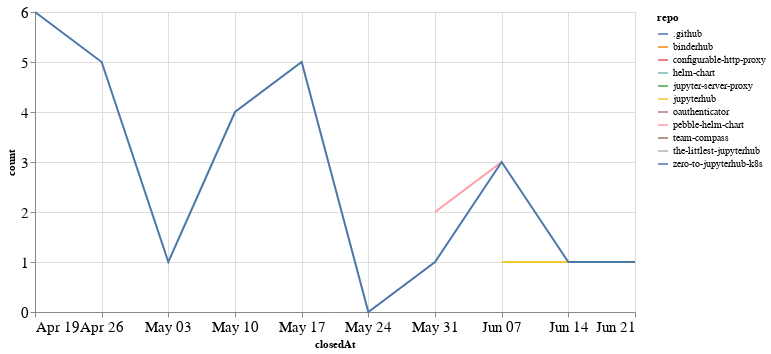

Notebook code for this chart:
### Code cell
closed_by_time = closed_by.groupby('repo').resample('W', on='closedAt').count()['author'].reset_index()
closed_by_time = closed_by_time.rename(columns={'author': 'count'})

alt.Chart(closed_by_time, width=600).mark_line().encode(
    x='closedAt',
    y='count',
    color='repo',
    tooltip="repo"
)

### Figure 1 — Vega-Lite specification as saved in the notebook (floating-point values rounded to 4 significant figures)
{"config": {"axisLeft": {"labelFontSize": 15}, "axisBottom": {"labelFontSize": 15}}, "data": {"name": "data-57fd5774e2483fe46dc089f038fae40a"}, "mark": "line", "encoding": {"color": {"type": "nominal", "field": "repo"}, "tooltip": {"type": "nominal", "field": "repo"}, "x": {"type": "temporal", "field": "closedAt"}, "y": {"type": "quantitative", "field": "count"}}, "width": 600, "$schema": "https://vega.github.io/schema/vega-lite/v4.8.1.json", "datasets": {"data-57fd5774e2483fe46dc089f038fae40a": [{"repo": ".github", "closedAt": "2020-05-03T00:00:00", "count": 1}, {"repo": "binderhub", "closedAt": "2020-05-24T00:00:00", "count": 1}, {"repo": "configurable-http-proxy", "closedAt": "2020-05-31T00:00:00", "count": 6}, {"repo": "helm-chart", "closedAt": "2020-05-10T00:00:00", "count": 2}, {"repo": "jupyter-server-proxy", "closedAt": "2020-05-24T00:00:00", "count": 1}, {"repo": "jupyterhub", "closedAt": "2020-06-07T00:00:00", "count": 1}, {"repo": "jupyterhub", "closedAt": "2020-06-14T00:00:00", "count": 1}, {"repo": "oauthenticator", "closedAt": "2020-05-17T00:00:00", "count": 1}, {"repo": "pebble-helm-chart", "closedAt": "2020-05-31T00:00:00", "count": 2}, {"repo": "pebble-helm-chart", "closedAt": "2020-06-07T00:00:00", "count": 3}, {"repo": "team-compass", "closedAt": "2020-04-26T00:00:00", "count": 1}, {"repo": "the-littlest-jupyterhub", "closedAt": "2020-05-10T00:00:00", "count": 1}, {"repo": "zero-to-jupyterhub-k8s", "closedAt": "2020-04-19T00:00:00", "count": 6}, {"repo": "zero-to-jupyterhub-k8s", "closedAt": "2020-04-26T00:00:00", "count": 5}, {"repo": "zero-to-jupyterhub-k8s", "closedAt": "2020-05-03T00:00:00", "count": 1}, {"repo": "zero-to-jupyterhub-k8s", "closedAt": "2020-05-10T00:00:00", "count": 4}, {"repo": "zero-to-jupyterhub-k8s", "closedAt": "2020-05-17T00:00:00", "count": 5}, {"repo": "zero-to-jupyterhub-k8s", "closedAt": "2020-05-24T00:00:00", "count": 0}, {"repo": "zero-to-jupyterhub-k8s", "closedAt": "2020-05-31T00:00:00", "count": 1}, {"repo": "zero-to-jupyterhub-k8s", "closedAt": "2020-06-07T00:00:00", "count": 3}, {"repo": "zero-to-jupyterhub-k8s", "closedAt": "2020-06-14T00:00:00", "count": 1}, {"repo": "zero-to-jupyterhub-k8s", "closedAt": "2020-06-21T00:00:00", "count": 1}]}}
